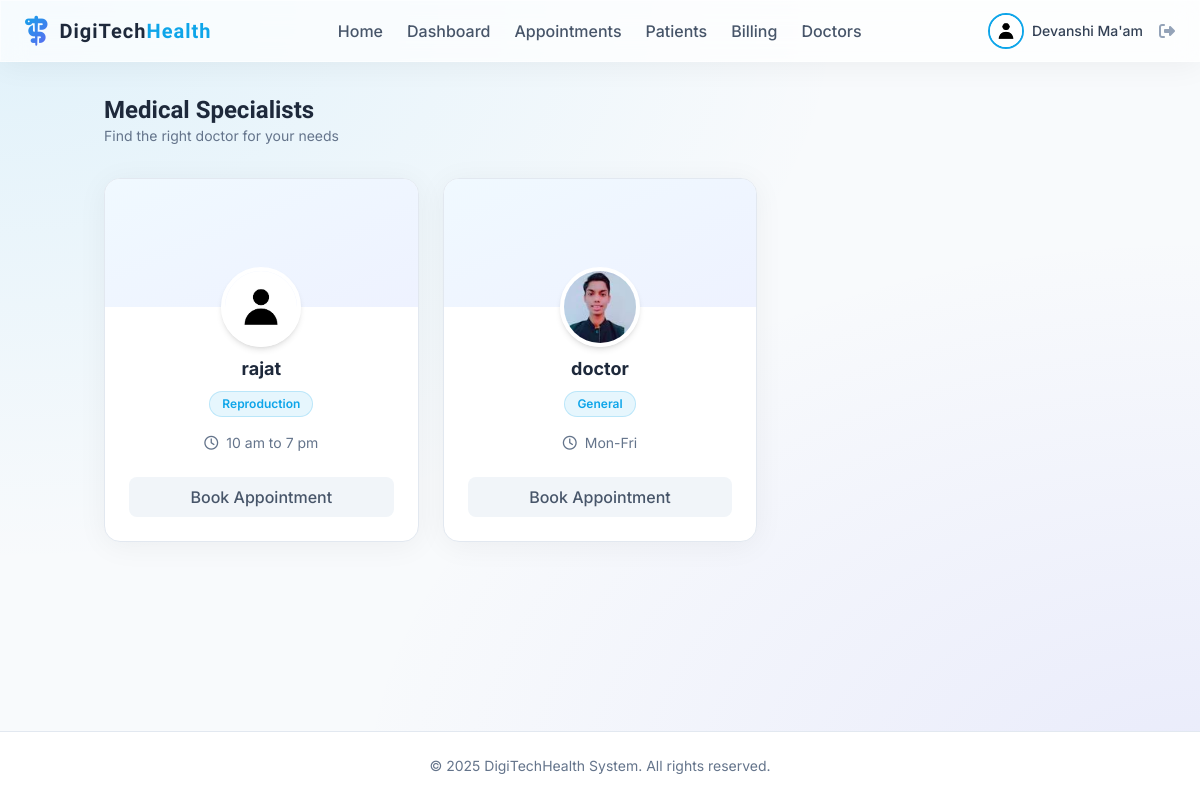
The app's page /doctors (signed in), older data.
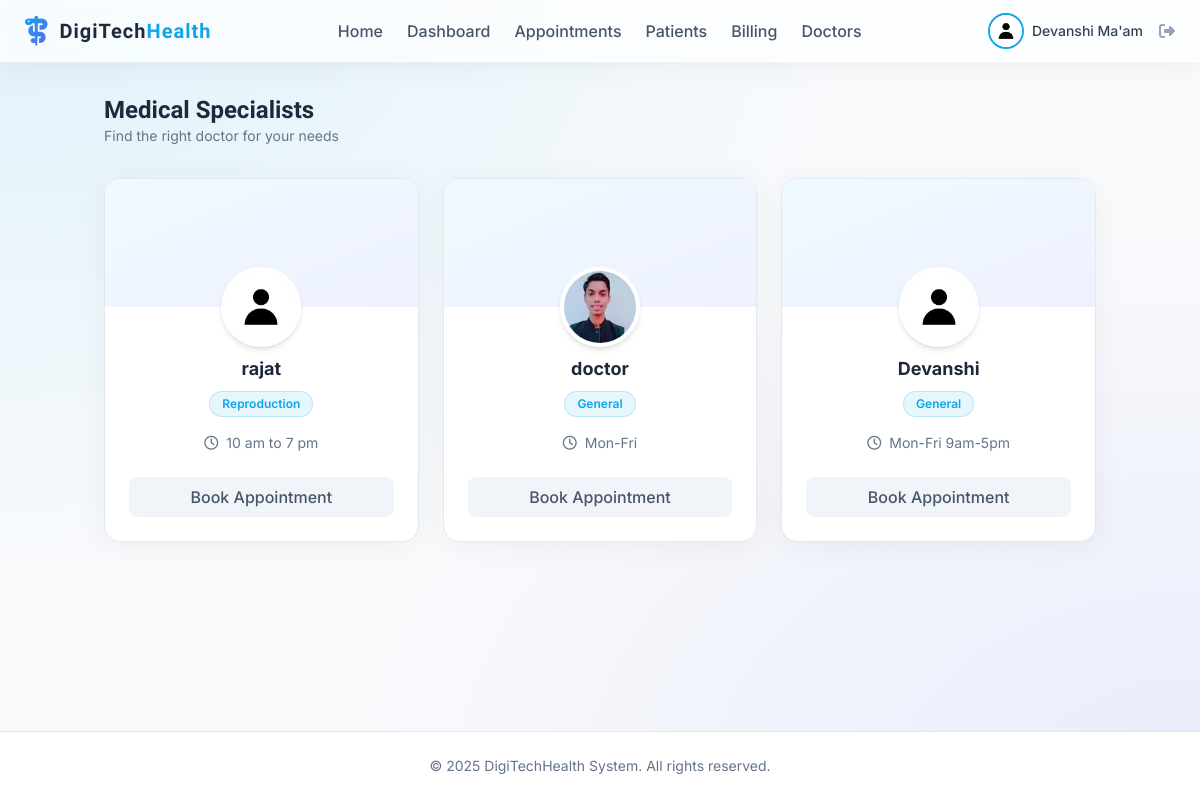
The same page, newer data.
### app/models.py (models this page shows, shortened)
class User(db.Model, UserMixin):
    id = db.Column(db.Integer, primary_key=True)
    username = db.Column(db.String(20), unique=True, nullable=False)
    email = db.Column(db.String(120), unique=True, nullable=False)
    image_file = db.Column(db.String(20), nullable=False, default='default.jpg')
    password_hash = db.Column(db.String(128))
    role = db.Column(db.String(20), nullable=False, default='patient')

class Doctor(db.Model):
    id = db.Column(db.Integer, primary_key=True)
    user_id = db.Column(db.Integer, db.ForeignKey('user.id'), nullable=False)
    specialization = db.Column(db.String(100), nullable=False)
    availability = db.Column(db.String(200), nullable=True, default="Mon-Fri 9am-5pm")
    user = db.relationship('User', backref=db.backref('doctor_profile', uselist=False))

### app/doctor/routes.py (the view)
@doctor.route("/doctors")
@login_required
def list_doctors():
    doctors = Doctor.query.all()
    return render_template('doctor/list.html', doctors=doctors)

### app/models.py (called while the page is built)
@login_manager.user_loader
def load_user(user_id):
    return User.query.get(int(user_id))

### app/templates/doctor/list.html
{% extends "base.html" %}
{% block content %}
<div class="mb-8">
    <h2 class="text-2xl font-display font-bold text-slate-800">Medical Specialists</h2>
    <p class="text-slate-500 text-sm">Find the right doctor for your needs</p>
</div>
<div class="grid grid-cols-1 md:grid-cols-2 lg:grid-cols-3 xl:grid-cols-4 gap-6">
    {% for doctor in doctors %}
    <div
        class="glass rounded-2xl overflow-hidden group border border-slate-200 bg-white hover:shadow-xl transition-all">
        <div class="h-32 bg-gradient-to-br from-sky-50 to-indigo-50 relative">
            <div class="absolute -bottom-10 left-1/2 transform -translate-x-1/2">
                <div class="h-20 w-20 rounded-full border-4 border-white shadow-md overflow-hidden">
                    <img src="{{ url_for('static', filename='profile_pics/' + doctor.user.image_file) }}"
                        alt="{{ doctor.user.username }}" class="h-full w-full object-cover">
                </div>
            </div>
        </div>
        <div class="pt-12 pb-6 px-6 text-center">
            <h3 class="text-lg font-bold text-slate-800">{{ doctor.user.username }}</h3>
            <span
                class="inline-block px-3 py-1 rounded-full bg-primary/10 text-primary text-xs font-semibold mt-2 border border-primary/20">
                {{ doctor.specialization }}
            </span>
            <div class="mt-4 text-sm text-slate-500 flex items-center justify-center">
                <i class="fa-regular fa-clock mr-2"></i> {{ doctor.availability }}
            </div>
            <a href="{{ url_for('appointment.book_appointment') }}"
                class="mt-6 w-full py-2 flex items-center justify-center rounded-lg bg-slate-100 hover:bg-primary hover:text-white text-slate-600 font-medium transition-all duration-300 group-hover:shadow-lg group-hover:shadow-primary/25">
                Book Appointment
            </a>
        </div>
    </div>
    {% else %}
    <div class="col-span-full py-12 text-center text-slate-500">
        <p>No doctors found.</p>
    </div>
    {% endfor %}
</div>
{% endblock %}

### app/templates/base.html (shortened to what this page needs)
<!doctype html>
<html lang="en">
<head>
  <script src="https://cdn.tailwindcss.com"></script>
  <link rel="stylesheet" href="https://cdnjs.cloudflare.com/ajax/libs/font-awesome/6.4.0/css/all.min.css">
  <link rel="stylesheet" href="{{ url_for('static', filename='css/main.css') }}">
</head>
<body class="overflow-x-hidden">
  <div class="min-h-screen flex flex-col">
    {% if current_user.is_authenticated %}
    <nav class="glass sticky top-0 z-50 px-6 py-3 flex justify-between items-center">
      <div class="flex items-center">
        <i class="fa-solid fa-staff-snake text-3xl gradient-text mr-3"></i>
        <a href="{{ url_for('main.home') }}" class="text-xl font-display font-bold text-slate-800 tracking-wider">
          DigiTech<span class="text-primary">Health</span>
        </a>
      </div>
      <div class="hidden lg:flex items-center space-x-6">
        <a href="{{ url_for('main.home') }}"
          class="font-medium text-slate-600 hover:text-primary transition-colors {{ 'text-primary' if request.endpoint == 'main.home' }}">Home</a>
        {% if current_user.role in ['admin', 'doctor', 'receptionist'] %}
        <a href="{{ url_for('main.dashboard') }}"
          class="font-medium text-slate-600 hover:text-primary transition-colors {{ 'text-primary' if request.endpoint == 'main.dashboard' }}">Dashboard</a>
        {% endif %}
        <a href="{{ url_for('appointment.list_appointments') }}"
          class="font-medium text-slate-600 hover:text-primary transition-colors {{ 'text-primary' in request.endpoint and 'appointment' in request.endpoint }}">Appointments</a>
        <a href="{{ url_for('patient.list_patients') }}"
          class="font-medium text-slate-600 hover:text-primary transition-colors {{ 'text-primary' in request.endpoint and 'patient' in request.endpoint }}">
          {{ 'Patients' if current_user.role in ['admin', 'doctor', 'receptionist'] else 'My Profile' }}
        </a>
        <a href="{{ url_for('billing.list_invoices') }}"
          class="font-medium text-slate-600 hover:text-primary transition-colors {{ 'text-primary' in request.endpoint and 'billing' in request.endpoint }}">
          {{ 'Billing' if current_user.role in ['admin', 'doctor', 'receptionist'] else 'My Invoices' }}
        </a>
        {% if current_user.role in ['admin', 'doctor', 'receptionist'] %}
        <a href="{{ url_for('doctor.list_doctors') }}"
          class="font-medium text-slate-600 hover:text-primary transition-colors {{ 'text-primary' in request.endpoint and 'doctor' in request.endpoint }}">Doctors</a>
        {% endif %}
      </div>
      <div class="flex items-center space-x-4">
        <a href="{{ url_for('main.account') }}" class="flex items-center space-x-2 group">
          <div class="relative">
            <img
              class="h-9 w-9 rounded-full object-cover border-2 border-primary group-hover:border-secondary transition-colors"
              src="{{ url_for('static', filename='profile_pics/' + current_user.image_file) }}"
              alt="{{ current_user.username }}">
          </div>
          <span class="hidden md:block font-medium text-sm text-slate-700 group-hover:text-primary transition-colors">{{
            current_user.username }}</span>
        </a>
        <a href="{{ url_for('auth.logout') }}" class="text-slate-400 hover:text-red-500 transition-colors"
          title="Logout">
          <i class="fa-solid fa-right-from-bracket"></i>
        </a>
      </div>
    </nav>
    {% endif %}
    <main class="flex-1 container mx-auto px-4 py-8">
      <div class="fade-in-up">
        {% block content %}{% endblock %}
      </div>
    </main>
    <footer class="bg-white border-t border-slate-200 py-6 mt-auto">
      <div class="container mx-auto px-4 text-center text-slate-500 text-sm">
        &copy; 2025 DigiTechHealth System. All rights reserved.
      </div>
    </footer>
  </div>
</body>
</html>

### app/static/css/main.css (style rules this page uses)
.glass { background: rgba(255, 255, 255, 0.7); backdrop-filter: blur(12px); -webkit-backdrop-filter: blur(12px); border: 1px solid rgba(255, 255, 255, 0.5); box-shadow: 0 4px 30px rgba(0, 0, 0, 0.05); }
.gradient-text { background: linear-gradient(135deg, #0ea5e9, #6366f1); -webkit-background-clip: text; background-clip: text; color: transparent; }

### app/templates/base.html (style rules this page uses)
body { background-color: #f8fafc; background-image: radial-gradient(at 0% 0%, rgba(14, 165, 233, 0.1) 0, transparent 50%), radial-gradient(at 100% 100%, rgba(99, 102, 241, 0.1) 0, transparent 50%); color: #1e293b; font-family: 'Inter', sans-serif; min-height: 100vh; }

Row changes from the older to the newer data that the page shows:
added Doctor: image_file (placeholder picture), user.username "Devanshi", specialization "General", availability "Mon-Fri 9am-5pm"
